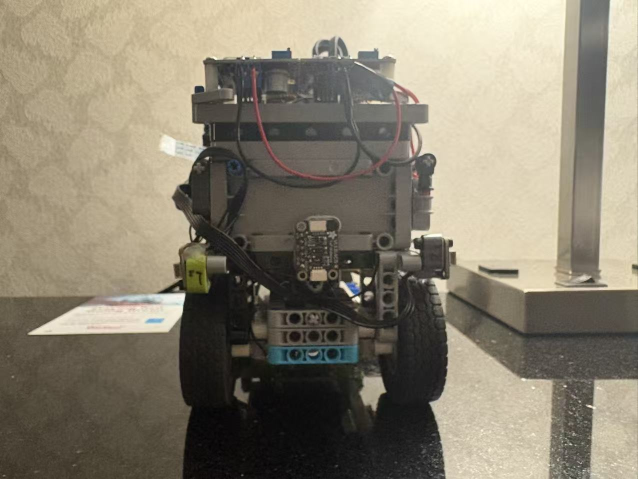
#> input picture v-photos/back.jpg, 1276 x 958 px (shown at 1/2 size)
$ python analyze_orange_image.py ../../../v-photos/back.jpg
#> lines starting #> are read from the running program, lines starting #| are printed output that depends on the picture; after the words box and inside, x2 and y2 are one past the last pixel; in counts of white or black regions, pixels touching at a corner belong together
#> in main, bgr is the input picture: shape (958, 1276, 3); mean B, G, R 112.2, 129, 136.6
#!/usr/bin/env python3
# ==========================================================================
# analyze_orange_image.py - interactive HSV colour sampler (drag a box to learn
# a colour range; supports red hue wrap-around). No motors.
# Migration note: verbatim copy, comments added only.
# ==========================================================================
"""Pi Camera 实时颜色分析：鼠标拖框取样任意颜色；不连接电机。

实时预览：python3 analyze_orange_image.py
显示黑白掩膜：python3 analyze_orange_image.py --show-mask
无窗口：python3 analyze_orange_image.py --no-show
离线图片：python3 analyze_orange_image.py photo.jpg --output /tmp/orange.jpg
依赖：OpenCV、NumPy，与 line_color_detect.py 相同。
HSV 默认阈值仅为起点，需要按实际灯光调整。
实时窗口：左键拖框取色；c=取色模式，r=检测区域模式，f=全图检测，o=恢复橙色。
"""

import argparse
import json
import math
import time
from pathlib import Path

import cv2
import numpy as np


# [28 lines left out: function sample_color_ranges, not called in this run]


class MouseSelection:
    """鼠标坐标映射回原图；取样使用按下时的原始画面，避免拖动期间变化。"""

    # [59 lines left out: functions __init__, bounds, on_mouse, key, not called in this run]


def analyze_orange(bgr, lower=(5, 100, 80), upper=(25, 255, 255), min_area=50,
                   hsv_ranges=None, roi=None):
    """输入 OpenCV BGR 图片，返回统计、去噪掩膜和标注图。

    面积为实际前景像素数；只保留达到 min_area 的连通区域。
    坐标以原图左上角为原点，bbox 为 [x, y, width, height]。
    center 为色块像素质心；最大的色块作为目标，target_center 为其坐标。
    """
#> called with lower = (5, 100, 80), upper = (25, 255, 255), min_area = 50
    height, width = bgr.shape[:2]
    x0, y0, x1, y1 = roi if roi is not None else (0, 0, width, height)
    hsv = cv2.cvtColor(bgr[y0:y1, x0:x1], cv2.COLOR_BGR2HSV)
#> hsv: shape (958, 1276, 3); mean H, S, V 25.3, 45.4, 137
    local_mask = np.zeros(hsv.shape[:2], dtype=np.uint8)
    ranges = hsv_ranges if hsv_ranges is not None else [(lower, upper)]
    for lo, hi in ranges:
        local_mask |= cv2.inRange(hsv, np.array(lo, np.uint8), np.array(hi, np.uint8))
#> this loop made 1 pass
#> pass 1, in analyze_orange, `local_mask |= cv2.inRange(hsv, np.array(lo, np.uint8), np.array(hi, np..`:
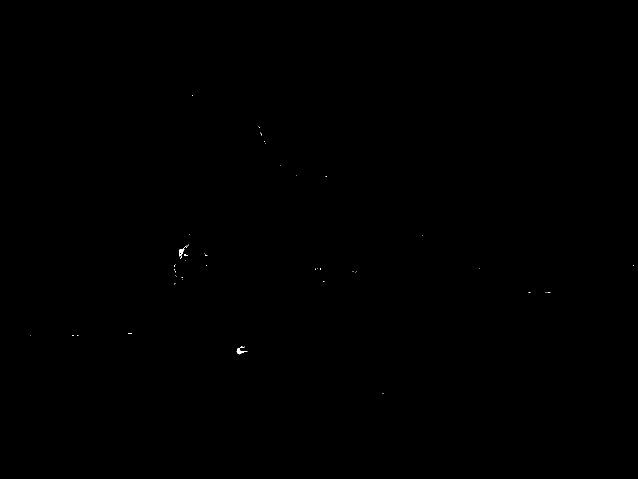
#> local_mask: shape (958, 1276) (shown at 1/2 size); 0.03% white; 51 white regions (49 under 20 px), largest, box (x1, y1, x2, y2) and area: (473, 696, 495, 709) 109, (358, 496, 369, 516) 96
    kernel = np.ones((3, 3), np.uint8)
    local_mask = cv2.morphologyEx(local_mask, cv2.MORPH_OPEN, kernel)
#> local_mask: shape (958, 1276); 0.01% white; 3 white regions (1 under 20 px), largest, box (x1, y1, x2, y2) and area: (474, 696, 487, 708) 92, (358, 498, 367, 508) 68
    local_mask = cv2.morphologyEx(local_mask, cv2.MORPH_CLOSE, kernel)
    mask = np.zeros((height, width), dtype=np.uint8)
    mask[y0:y1, x0:x1] = local_mask
    count, labels, stats, centers = cv2.connectedComponentsWithStats(mask, 8)
#> labels: shape (958, 1276) int32; 4 distinct labels, from 0 to 3
#> count = 4; stats = [[0, 0, 1276, 958, 1222233], [358, 498, 9, 10, 68], [368, 508, 4, 4, 15], [474, 696, 13, 12, 92]]; centers = [[637.5, 478.5], [362.4, 502.1], [369.4, 509.6], [478.6, 702.3]]
    regions = []
    keep = np.zeros(count, dtype=np.uint8)
    annotated = bgr.copy()
    for label in range(1, count):
        x, y, width, height, area = map(int, stats[label])
        if area < min_area:
            continue
        keep[label] = 255
        center = [round(float(v), 2) for v in centers[label]]
        regions.append({"area_pixels": area, "bbox": [x, y, width, height],
                        "center": center})
        cv2.rectangle(annotated, (x, y), (x + width - 1, y + height - 1),
                      (0, 255, 0), 1)
        cv2.putText(annotated, str(area), (x, max(12, y - 4)),
                    cv2.FONT_HERSHEY_SIMPLEX, 0.4, (0, 255, 0), 1)
#> this loop made 3 passes
#> (x, y, width, height, area, center) on passes 1, 3: (358, 498, 9, 10, 68, [362.4, 502.1]), (474, 696, 13, 12, 92, [478.6, 702.4])
#> annotated: shape (958, 1276, 3); 0.01% of pixels changed, all inside (x1, y1, x2, y2) = (358, 486, 490, 708)
#> after the loop, keep = [0, 255, 0, 255]; regions = 2 items
    regions.sort(key=lambda region: region["area_pixels"], reverse=True)
    target_center = regions[0]["center"] if regions else None
#> target_center = [478.6, 702.4]
    if target_center is not None:
        cx, cy = (int(round(value)) for value in target_center)
#> cx = 479; cy = 702
        # 在原彩色图上叠加目标中心，不用掩膜替换画面。
        cv2.drawMarker(annotated, (cx, cy), (0, 0, 255),
                       cv2.MARKER_CROSS, 15, 2)
#> annotated: shape (958, 1276, 3); mean B, G, R 112.2, 129, 136.6
        cv2.circle(annotated, (cx, cy), 4, (0, 0, 255), 1)
#> annotated: shape (958, 1276, 3); mean B, G, R 112.2, 129, 136.6
    center_text = (f"Target center: ({target_center[0]:.1f}, {target_center[1]:.1f})"
                   if target_center is not None else "Target center: none")
#> center_text = 'Target center: (478.6, 702.4)'
    cv2.putText(annotated, center_text, (4, 36),
                cv2.FONT_HERSHEY_SIMPLEX, 0.45, (0, 255, 255), 1)
#> annotated: shape (958, 1276, 3); mean B, G, R 112.2, 129, 136.6
    pixels = sum(region["area_pixels"] for region in regions)
#> pixels = 160
    return {"width": width, "height": height, "matched_pixels": pixels,
            "matched_percent": round(100 * pixels / ((x1 - x0) * (y1 - y0)), 3),
            "roi": [x0, y0, x1, y1], "hsv_ranges": ranges,
            # 保留原离线接口字段；任意颜色请使用 matched_*。
            "orange_pixels": pixels,
            "orange_percent": round(100 * pixels / (width * height), 3),
            "region_count": len(regions),
            "target_center": target_center,
            "largest_region": regions[0] if regions else None,
            "regions": regions}, keep[labels], annotated


# [72 lines left out: function preview_camera, not called in this run]


def main():
    parser = argparse.ArgumentParser(description=__doc__)
    parser.add_argument("image", type=Path, nargs="?", help="可选图片路径；不填则启动 Pi Camera")
    parser.add_argument("--lower", type=int, nargs=3, default=(5, 100, 80),
                        metavar=("H", "S", "V"), help="HSV 下限，默认 5 100 80")
    parser.add_argument("--upper", type=int, nargs=3, default=(25, 255, 255),
                        metavar=("H", "S", "V"), help="HSV 上限，默认 25 255 255")
    parser.add_argument("--min-area", type=int, default=50, help="最小色块像素数")
    parser.add_argument("--output", type=Path, help="保存标注图（不能覆盖原图）")
    parser.add_argument("--mask", type=Path, help="保存黑白掩膜图")
    parser.add_argument("--scale", type=float, default=2.0, help="实时窗口放大倍数，默认 2")
    parser.add_argument("--no-show", action="store_true", help="实时模式只打印统计，不开窗口")
    parser.add_argument("--show-mask", action="store_true", help="额外显示黑白掩膜，默认只显示彩色标注画面")
    args = parser.parse_args()
    if not math.isfinite(args.scale) or args.scale <= 0:
        parser.error("--scale 必须为大于 0 的有限数")
    if args.min_area < 1:
        parser.error("--min-area 必须大于 0")
    if any(not 0 <= lo <= hi <= limit for lo, hi, limit in
           zip(args.lower, args.upper, (179, 255, 255))):
        parser.error("HSV 须满足 0 <= 下限 <= 上限；H 最大 179，S/V 最大 255")
    if args.image is None:
        if args.output or args.mask:
            parser.error("--output / --mask 仅适用于输入图片的离线模式")
        preview_camera(args)
        return
    paths = [p.resolve() for p in (args.image, args.output, args.mask) if p]
    if len(paths) != len(set(paths)):
        parser.error("输入、标注图和掩膜图必须使用不同路径")
    bgr = cv2.imread(str(args.image))
    if bgr is None:
        parser.error(f"无法读取图片：{args.image}")
    result, mask, annotated = analyze_orange(bgr, args.lower, args.upper, args.min_area)
#> result = 12 items
    for path, data in ((args.output, annotated), (args.mask, mask)):
        if path:
            try:
                saved = cv2.imwrite(str(path), data)
            except cv2.error as exc:
                parser.error(f"无法保存 {path}：{exc}")
            if not saved:
                parser.error(f"无法保存：{path}（请检查目录和图片扩展名）")
#> this loop made 2 passes
#> path on passes 1 to 2: None, None
    print(json.dumps(result, ensure_ascii=False, indent=2))
#> (printed output is left out)


if __name__ == "__main__":
    main()

$ run again, on v-photos/front.jpg
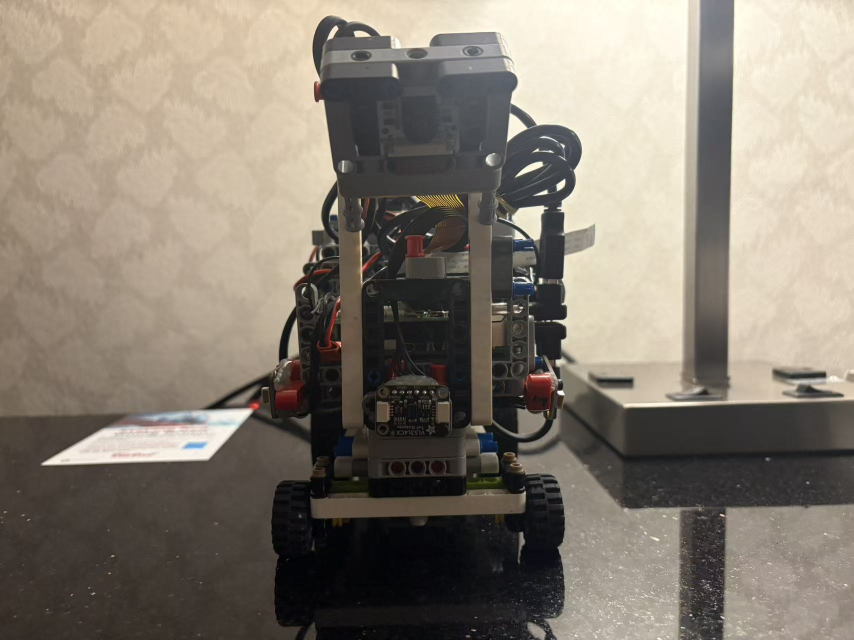
#> input picture v-photos/front.jpg, 1707 x 1280 px (shown at 1/2 size)
#> in main, bgr is the input picture: shape (1280, 1707, 3); mean B, G, R 113.6, 125.2, 133.8
#> hsv: shape (1280, 1707, 3); mean H, S, V 35.7, 43.4, 134.5
#> the loop in analyze_orange, `for lo, hi in ranges:` made 1 pass
#> pass 1, in analyze_orange, `local_mask |= cv2.inRange(hsv, np.array(lo, np.uint8), np.array(hi, np..`:
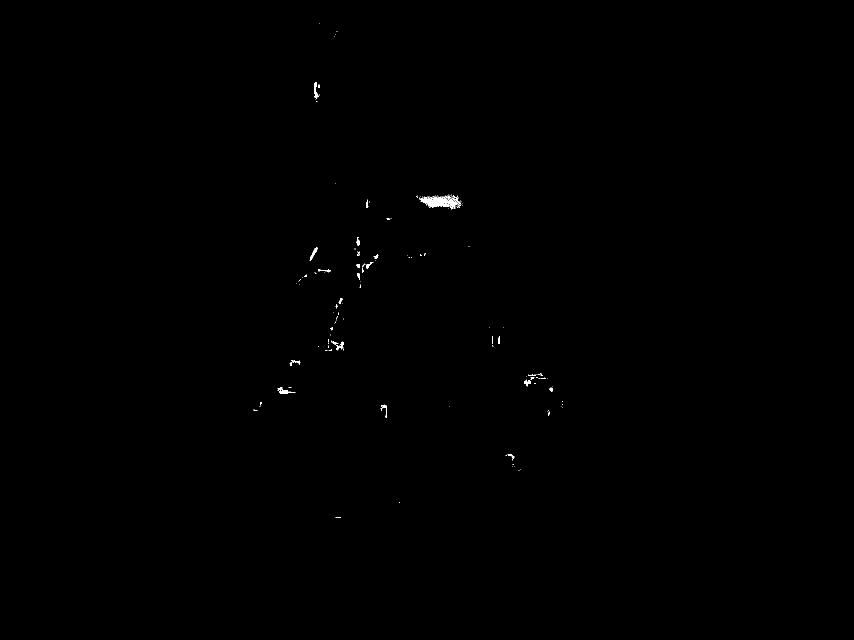
#> local_mask: shape (1280, 1707) (shown at 1/2 size); 0.14% white; 141 white regions (116 under 20 px), largest, box (x1, y1, x2, y2) and area: (838, 390, 922, 419) 1015, (628, 164, 638, 198) 141, (619, 495, 635, 522) 136
#> labels: shape (1280, 1707) int32; 28 distinct labels, from 0 to 27
#> count = 28; stats = 28 rows, first 6: [0, 0, 1707, 1280, 2183344], [628, 167, 8, 29, 125], [637, 172, 3, 3, 9], [844, 398, 51, 17, 472], [901, 402, 4, 6, 21], [732, 404, 4, 11, 34]; centers = 28 pairs, first value 565.9 to 1101.8, second value 173 to 913.9
#> the loop in analyze_orange, `for label in range(1, count):` made 27 passes
#> (x, y, width, height, area) on passes 4, 5, 8, 10, 11, 13, 14, 16: (901, 402, 4, 6, 21), (732, 404, 4, 11, 34), (750, 511, 5, 6, 26), (713, 528, 7, 7, 40), (733, 528, 7, 9, 44), (655, 540, 6, 4, 23), (714, 547, 6, 9, 46), (678, 599, 5, 8, 30)
#> after the loop in analyze_orange, `for label in range(1, count):`:
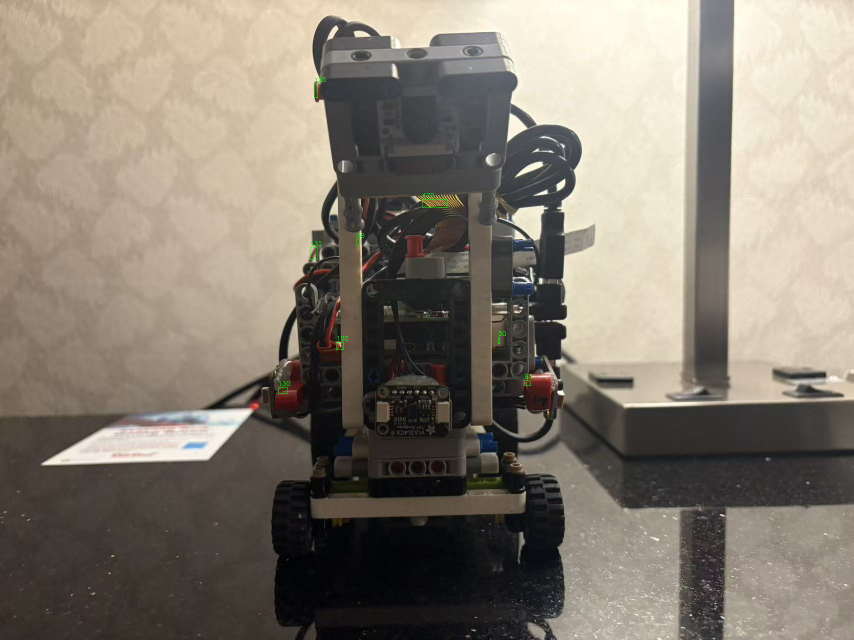
#> annotated: shape (1280, 1707, 3) (shown at 1/2 size); 0.04% of pixels changed, all inside (x1, y1, x2, y2) = (556, 155, 1065, 787)
#> after the loop in analyze_orange, `for label in range(1, count):`: keep = 28 values, max 255 at index 1, min 0 at index 0, mean 72.86; regions = 8 items
#> target_center = [868.9, 404.7]
#> cx = 869; cy = 405
#> center_text = 'Target center: (868.9, 404.7)'
#> pixels = 1152
#> mask: shape (1280, 1707); 0.05% white; 8 white regions, largest, box (x1, y1, x2, y2) and area: (844, 398, 895, 415) 472, (620, 495, 635, 520) 132, (556, 775, 576, 787) 130
#> result = 12 items
#> the loop in main, `for path, data in ((args.output, annotated), (args.mask, mask)):` made 2 passes
#> path on passes 1 to 2: None, None
#> (printed output is left out)

$ run again, on v-photos/left.jpg
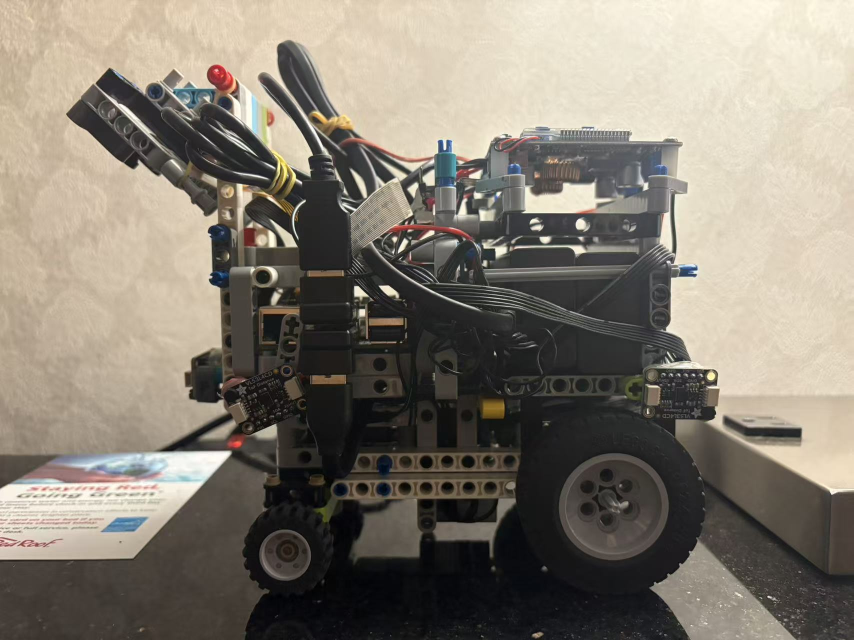
#> input picture v-photos/left.jpg, 1707 x 1280 px (shown at 1/2 size)
#> in main, bgr is the input picture: shape (1280, 1707, 3); mean B, G, R 113.6, 125, 132.2
#> hsv: shape (1280, 1707, 3); mean H, S, V 34.7, 39.6, 133.2
#> in analyze_orange, `local_mask = cv2.morphologyEx(local_mask, cv2.MORPH_OPEN, kernel)`:
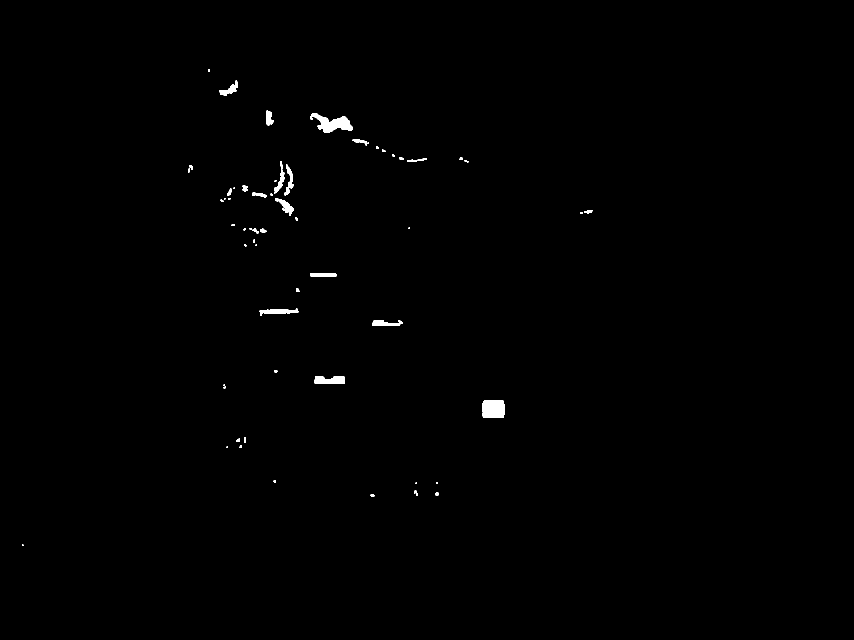
#> local_mask: shape (1280, 1707) (shown at 1/2 size); 0.42% white; 62 white regions (17 under 20 px), largest, box (x1, y1, x2, y2) and area: (621, 226, 706, 266) 1683, (965, 801, 1009, 836) 1512, (628, 753, 690, 768) 813
#> labels: shape (1280, 1707) int32; 55 distinct labels, from 0 to 54
#> count = 55; stats = 55 rows, first 6: [0, 0, 1707, 1280, 2175571], [416, 138, 4, 6, 21], [438, 161, 38, 30, 443], [532, 221, 16, 30, 325], [621, 226, 85, 40, 1690], [705, 278, 33, 13, 180]; centers = 55 pairs, first value 45 to 1173.6, second value 140.6 to 1090
#> the loop in analyze_orange, `for label in range(1, count):` made 54 passes
#> (x, y, width, height, area) on passes 1, 6, 7, 8, 9, 10, 12, 25: (416, 138, 4, 6, 21), (752, 292, 6, 6, 29), (764, 299, 7, 5, 25), (784, 309, 6, 5, 25), (799, 314, 9, 6, 39), (919, 315, 6, 5, 28), (929, 320, 8, 5, 24), (441, 399, 6, 5, 22)
#> after the loop in analyze_orange, `for label in range(1, count):`:
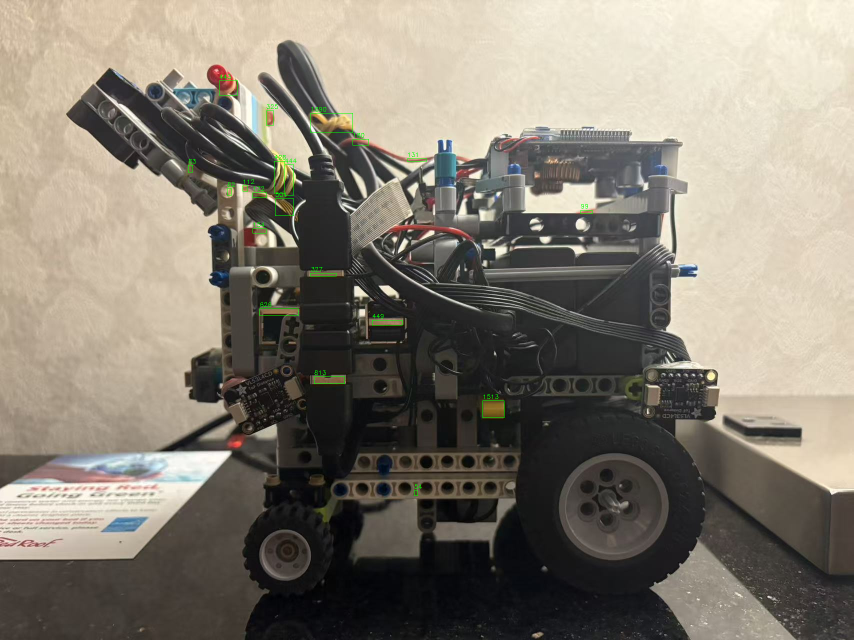
#> annotated: shape (1280, 1707, 3) (shown at 1/2 size); 0.15% of pixels changed, all inside (x1, y1, x2, y2) = (376, 149, 1185, 992)
#> after the loop in analyze_orange, `for label in range(1, count):`: keep = 55 values, max 255 at index 2, min 0 at index 0, mean 92.73; regions = 20 items
#> target_center = [665, 246.8]
#> cx = 665; cy = 247
#> center_text = 'Target center: (665.0, 246.8)'
#> pixels = 8626
#> mask: shape (1280, 1707); 0.39% white; 20 white regions, largest, box (x1, y1, x2, y2) and area: (621, 226, 706, 266) 1690, (965, 801, 1009, 836) 1513, (628, 753, 690, 768) 813
#> result = 12 items
#> the loop in main, `for path, data in ((args.output, annotated), (args.mask, mask)):` made 2 passes
#> path on passes 1 to 2: None, None
#> (printed output is left out)
